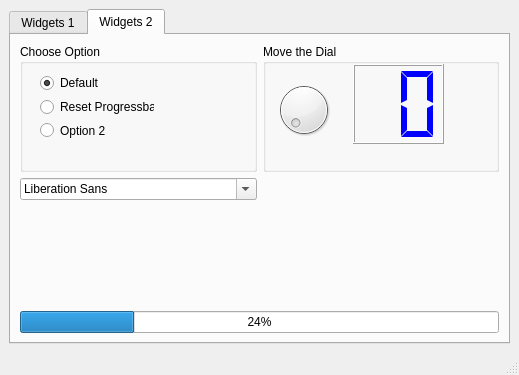
<?xml version="1.0" encoding="UTF-8"?>
<ui version="4.0">
 <class>MainWindow</class>
 <widget class="QMainWindow" name="MainWindow">
  <property name="geometry">
   <rect>
    <x>0</x>
    <y>0</y>
    <width>519</width>
    <height>375</height>
   </rect>
  </property>
  <property name="windowTitle">
   <string>MainWindow</string>
  </property>
  <widget class="QWidget" name="centralwidget">
   <layout class="QGridLayout" name="gridLayout">
    <item row="0" column="0">
     <widget class="QTabWidget" name="tabWidget_1">
      <property name="font">
       <font>
        <weight>50</weight>
        <bold>false</bold>
       </font>
      </property>
      <property name="currentIndex">
       <number>1</number>
      </property>
      <widget class="QWidget" name="tab_widgets_1">
       <property name="toolTip">
        <string/>
       </property>
       <property name="statusTip">
        <string/>
       </property>
       <attribute name="title">
        <string>Widgets 1</string>
       </attribute>
       <layout class="QVBoxLayout" name="verticalLayout">
        <item>
         <layout class="QVBoxLayout" name="verticalLayout_tab_1">
          <item>
           <widget class="QTabWidget" name="tabWidget_2">
            <property name="accessibleName">
             <string/>
            </property>
            <property name="currentIndex">
             <number>0</number>
            </property>
            <widget class="QWidget" name="tab_tree">
             <property name="statusTip">
              <string/>
             </property>
             <attribute name="title">
              <string>Tree</string>
             </attribute>
             <layout class="QHBoxLayout" name="horizontalLayout">
              <item>
               <layout class="QVBoxLayout" name="verticalLayout_2">
                <item>
                 <widget class="QTreeWidget" name="treeWidget">
                  <column>
                   <property name="text">
                    <string>Header 1</string>
                   </property>
                  </column>
                  <column>
                   <property name="text">
                    <string>New Column</string>
                   </property>
                  </column>
                  <item>
                   <property name="text">
                    <string>Item1</string>
                   </property>
                   <item>
                    <property name="text">
                     <string>Subitem1</string>
                    </property>
                   </item>
                  </item>
                 </widget>
                </item>
               </layout>
              </item>
             </layout>
            </widget>
            <widget class="QWidget" name="tab_calendar">
             <property name="statusTip">
              <string/>
             </property>
             <attribute name="title">
              <string>Calendar</string>
             </attribute>
             <layout class="QVBoxLayout" name="verticalLayout_3">
              <item>
               <widget class="QDateEdit" name="dateEdit">
                <property name="alignment">
                 <set>Qt::AlignCenter</set>
                </property>
               </widget>
              </item>
              <item>
               <widget class="QCalendarWidget" name="calendarWidget"/>
              </item>
             </layout>
            </widget>
           </widget>
          </item>
         </layout>
        </item>
       </layout>
      </widget>
      <widget class="QWidget" name="tab_widgets_2">
       <property name="toolTip">
        <string/>
       </property>
       <property name="statusTip">
        <string/>
       </property>
       <attribute name="title">
        <string>Widgets 2</string>
       </attribute>
       <layout class="QGridLayout" name="gridLayout_2">
        <item row="3" column="0" colspan="2">
         <widget class="QProgressBar" name="progressBar">
          <property name="value">
           <number>24</number>
          </property>
         </widget>
        </item>
        <item row="0" column="0">
         <widget class="QGroupBox" name="groupBox">
          <property name="title">
           <string>Choose Option</string>
          </property>
          <widget class="QWidget" name="layoutWidget">
           <property name="geometry">
            <rect>
             <x>20</x>
             <y>30</y>
             <width>114</width>
             <height>65</height>
            </rect>
           </property>
           <layout class="QVBoxLayout" name="verticalLayout_4">
            <item>
             <widget class="QRadioButton" name="radioButton">
              <property name="statusTip">
               <string>This is the default option</string>
              </property>
              <property name="text">
               <string>Default</string>
              </property>
              <property name="checked">
               <bool>true</bool>
              </property>
             </widget>
            </item>
            <item>
             <widget class="QRadioButton" name="radioButton_2">
              <property name="statusTip">
               <string>Click to reset the Progress bar</string>
              </property>
              <property name="text">
               <string>Reset Progressbar</string>
              </property>
             </widget>
            </item>
            <item>
             <widget class="QRadioButton" name="radioButton_3">
              <property name="statusTip">
               <string>Option 2:  Select to...</string>
              </property>
              <property name="text">
               <string>Option 2</string>
              </property>
             </widget>
            </item>
           </layout>
          </widget>
         </widget>
        </item>
        <item row="0" column="1">
         <widget class="QGroupBox" name="groupBox_2">
          <property name="title">
           <string>Move the Dial</string>
          </property>
          <widget class="QWidget" name="verticalLayoutWidget">
           <property name="geometry">
            <rect>
             <x>10</x>
             <y>30</y>
             <width>61</width>
             <height>71</height>
            </rect>
           </property>
           <layout class="QVBoxLayout" name="verticalLayout_5">
            <item>
             <widget class="QDial" name="dial"/>
            </item>
           </layout>
          </widget>
          <widget class="QWidget" name="verticalLayoutWidget_2">
           <property name="geometry">
            <rect>
             <x>90</x>
             <y>20</y>
             <width>91</width>
             <height>80</height>
            </rect>
           </property>
           <layout class="QVBoxLayout" name="verticalLayout_6">
            <item>
             <widget class="QLCDNumber" name="lcdNumber">
              <property name="palette">
               <palette>
                <active>
                 <colorrole role="WindowText">
                  <brush brushstyle="SolidPattern">
                   <color alpha="255">
                    <red>0</red>
                    <green>0</green>
                    <blue>255</blue>
                   </color>
                  </brush>
                 </colorrole>
                </active>
                <inactive>
                 <colorrole role="WindowText">
                  <brush brushstyle="SolidPattern">
                   <color alpha="255">
                    <red>0</red>
                    <green>0</green>
                    <blue>255</blue>
                   </color>
                  </brush>
                 </colorrole>
                </inactive>
                <disabled>
                 <colorrole role="WindowText">
                  <brush brushstyle="SolidPattern">
                   <color alpha="255">
                    <red>120</red>
                    <green>120</green>
                    <blue>120</blue>
                   </color>
                  </brush>
                 </colorrole>
                </disabled>
               </palette>
              </property>
              <property name="digitCount">
               <number>2</number>
              </property>
              <property name="mode">
               <enum>QLCDNumber::Dec</enum>
              </property>
              <property name="segmentStyle">
               <enum>QLCDNumber::Flat</enum>
              </property>
             </widget>
            </item>
           </layout>
          </widget>
         </widget>
        </item>
        <item row="2" column="0">
         <layout class="QVBoxLayout" name="verticalLayout_7">
          <item>
           <widget class="QFontComboBox" name="fontComboBox"/>
          </item>
          <item>
           <widget class="QLabel" name="label">
            <property name="font">
             <font>
              <pointsize>14</pointsize>
             </font>
            </property>
            <property name="text">
             <string/>
            </property>
            <property name="alignment">
             <set>Qt::AlignCenter</set>
            </property>
           </widget>
          </item>
         </layout>
        </item>
       </layout>
      </widget>
     </widget>
    </item>
   </layout>
  </widget>
  <widget class="QMenuBar" name="menubar">
   <property name="geometry">
    <rect>
     <x>0</x>
     <y>0</y>
     <width>519</width>
     <height>21</height>
    </rect>
   </property>
  </widget>
  <widget class="QStatusBar" name="statusbar">
   <property name="statusTip">
    <string>Status bar</string>
   </property>
  </widget>
 </widget>
 <tabstops>
  <tabstop>tabWidget_2</tabstop>
 </tabstops>
 <resources/>
 <connections>
  <connection>
   <sender>dial</sender>
   <signal>valueChanged(int)</signal>
   <receiver>lcdNumber</receiver>
   <slot>display(int)</slot>
   <hints>
    <hint type="sourcelabel">
     <x>303</x>
     <y>115</y>
    </hint>
    <hint type="destinationlabel">
     <x>385</x>
     <y>127</y>
    </hint>
   </hints>
  </connection>
  <connection>
   <sender>radioButton_2</sender>
   <signal>clicked()</signal>
   <receiver>progressBar</receiver>
   <slot>reset()</slot>
   <hints>
    <hint type="sourcelabel">
     <x>60</x>
     <y>124</y>
    </hint>
    <hint type="destinationlabel">
     <x>68</x>
     <y>331</y>
    </hint>
   </hints>
  </connection>
  <connection>
   <sender>fontComboBox</sender>
   <signal>activated(QString)</signal>
   <receiver>label</receiver>
   <slot>setText(QString)</slot>
   <hints>
    <hint type="sourcelabel">
     <x>138</x>
     <y>177</y>
    </hint>
    <hint type="destinationlabel">
     <x>151</x>
     <y>253</y>
    </hint>
   </hints>
  </connection>
 </connections>
</ui>
